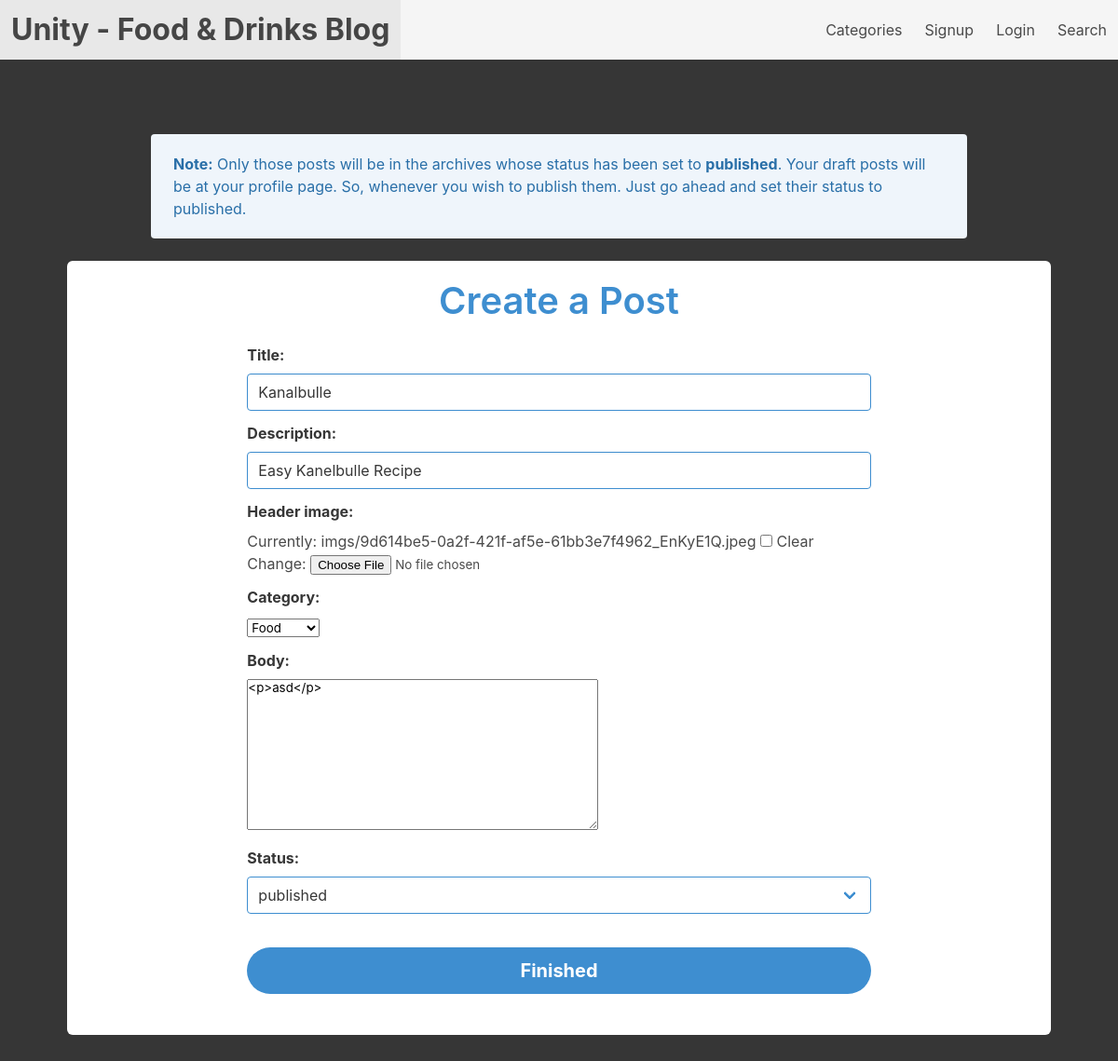
The page /edit_post/4/ on the database its author committed.
### blog/models.py (models this page shows, shortened)
class Post(models.Model):
	STATUS_CHOICES = [
        ('draft', 'draft'),
        ('published', 'published'),
    ]
	category = models.ForeignKey(Category, on_delete=models.CASCADE, related_name='posts')
	profile = models.ForeignKey(Profile, on_delete=models.CASCADE, related_name="profile_posts")
	author = models.ForeignKey(User, on_delete=models.CASCADE, related_name="user_posts")
	title = models.CharField(max_length=1000)
	description = models.CharField(max_length=1000)
	body = RichTextField()
	slug = models.SlugField()
	header_image = models.ImageField(upload_to='imgs/', blank=True, null=True)
	pub_date = models.DateField(auto_now_add=True)
	is_featured = models.BooleanField(default=False)
	status = models.CharField(max_length=12, choices=STATUS_CHOICES, default='draft')
	objects = models.Manager()
	published = PublishedPostsManager()
	featured = FeaturedPostManager()

### blog/views.py (the view, shortened to what this page needs)
# urls.py: path('edit_post/<int:post_id>/', views.edit_post, name='edit_post'),
def edit_post(request, post_id):
	post = Post.objects.get(id=post_id)
	form = CreatePostForm(instance=post)
	context = {
		'form': form,
	}
	return render(request, 'blog/edit_post.html', context)

### blog/forms.py
class CreatePostForm(forms.ModelForm):
	class Meta:
		model = Post
		fields = ['title', 'category', 'description', 'body', 'header_image', 'status']

### blog/models.py (called while the page is built)
    def __str__(self):
        return self.name

### templates/blog/edit_post.html (shortened to what this page needs)
{% extends 'base.html' %}
{% load widget_tweaks %}
{% block 'hero' %}
<div class="columns is-centered">
	<div class="column is-10">
		<div class="notification is-info is-light">
		  <strong>Note:</strong> Only those posts will be in the archives whose status has been set to <strong>published</strong>. Your draft posts will be at your profile page. So, whenever you wish to publish them. Just go ahead and set their status to published.
		</div>
	</div>
</div>
<div class="box is-shadowless">
	<form method="post" enctype="multipart/form-data">
		<div class="columns is-centered">
			<div class="column is-8	">
				<h2 class="title is-size-2 has-text-info has-text-centered">Create a Post</h2>
				<div class="field">
					<label class="label">{{ form.title.label_tag }}</label>
					<div class="control">
						{% render_field form.title class='input is-info' placeholder='e.g: This post is about ...' %}
					</div>
				</div>
				<div class="field">
					<label class="label">{{ form.description.label_tag }}</label>
					<div class="control">
						{% render_field form.description class='input is-info' placeholder='A brief description ...' %}
					</div>
				</div>
				<div class="field">
					<label class="label">{{ form.header_image.label_tag }}</label>
					<div class="control">
						{{ form.header_image }}
					</div>
				</div>
				<div class="field">
					<label class="label">{{ form.category.label_tag }}</label>
					<div class="control">
						{{ form.category }}
					</div>
				</div>
				<div class="field">
					<label class="label">{{ form.body.label_tag }}</label>
					<div class="control">
						{{ form.body }}
					</div>
				</div>
				<div class="field">
					<label class="label">{{ form.status.label_tag }}</label>
					<div class="control">
						<div class="select is-info is-fullwidth">
						  {{  form.status }}
						</div>
					</div>
				</div><br>
				<div class="field">
					<div class="control">
						<input type="submit" value="Finished" class="button is-rounded is-info is-medium is-fullwidth has-text-weight-bold">
					</div>
				</div>
			</div>
		</div>
	</form><br>
</div>
{% endblock %}

### rows shown on the page
Post: title "Kanalbulle", description "Easy Kanelbulle Recipe", category "Food", body "<p>asd</p>", status "published"
